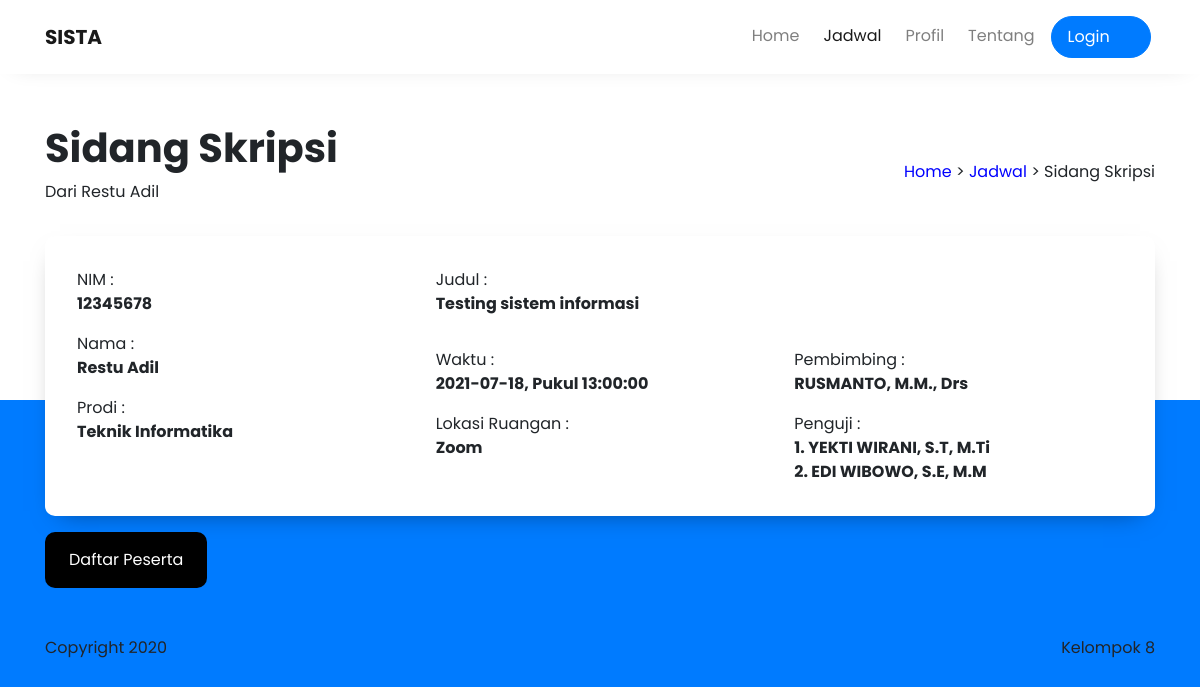
The app's page /jadwal/detail/16 with its own data.
### tables this page shows
CREATE TABLE `tbl_menu` (
  `id_menu` int NOT NULL,
  `parent_id` int NOT NULL DEFAULT '0',
  `menu_name` varchar(32) NOT NULL,
  `menu_link` text NOT NULL,
  `menu_icon` varchar(32) DEFAULT NULL
);

CREATE TABLE `seminar_ta` (
  `id` int NOT NULL,
  `semester` int DEFAULT NULL,
  `tanggal` date DEFAULT NULL,
  `jam` time DEFAULT NULL,
  `kategori_seminar_id` int NOT NULL,
  `nim` varchar(10) DEFAULT NULL,
  `nama_mahasiswa` varchar(45) DEFAULT NULL,
  `judul` text,
  `pembimbing_id` int NOT NULL,
  `penguji1_id` int DEFAULT NULL,
  `penguji2_id` int DEFAULT NULL,
  `nilai_pembimbing` double DEFAULT NULL,
  `nilai_penguji1` double DEFAULT NULL,
  `nilai_penguji2` double DEFAULT NULL,
  `lokasi` varchar(40) DEFAULT NULL,
  `nilai_akhir` double DEFAULT NULL
);

CREATE TABLE `kategori_seminar` (
  `id` int NOT NULL,
  `nama` varchar(45) DEFAULT NULL
);

CREATE TABLE `dosen` (
  `id` int NOT NULL,
  `nidn` varchar(10) DEFAULT NULL,
  `nama` varchar(45) DEFAULT NULL
);

### application/controllers/Jadwal.php (called while the page is built, shortened)
<?php
class Jadwal extends CI_Controller {
	function detail($id, $params = NULL){
		if($params == 'daftar') {
			$this->gatekeeper(current_url());
			$rules = [
				'nim' => 'required',
				'nama' => 'required'
			];
			if($this->auto_validation($this->input->post(), $rules) == TRUE) {
				$data = [
					'nim' => $this->input->post('nim'),
					'nama' => $this->input->post('nama'),
					'seminar_id' => $id,
				];
				$this->p_seminar_models->post_p_seminar($data);
				$this->state('Daftar Sukses!', 'Tinggal tunggu undangannya deh, ditunggu yaa.', 'sukses.svg', 201);
			}	else {
				$data['menu'] = $this->get_menu($this->session->userdata('user_role'));
				$data['pages'] = 'jadwal-daftar';
				$data['content'] = [
					'title' => 'Detail | SISTA - Sistem Informasi Seminar Tugas Akhir',
					'jadwal' => $this->seminar_models->get_seminar(['seminar_ta.id' => $id])->row()
				];
				$this->load->view('layouts/base', $data);
			}
		}	else {
			$data['menu'] = $this->get_menu($this->session->userdata('user_role'));
			$data['pages'] = 'jadwal-detail';
			$data['content'] = [
				'title' => 'Detail | SISTA - Sistem Informasi Seminar Tugas Akhir',
				'jadwal' => $this->seminar_models->get_seminar(['seminar_ta.id' => $id])->row()
			];
			$this->load->view('layouts/base', $data);
		}
	}
}

### index.php (called while the page is built, shortened)
<?php
require_once BASEPATH.'core/CodeIgniter.php';

### application/models/Menu_models.php (called while the page is built)
<?php
class Menu_models extends CI_Model {
	protected $menu = 'tbl_menu';
	protected $access_menu = 'tbl_menu_access';
	protected $role = 'tbl_role';
	function get_menu($role_id = NULL){
		$this->db->select("{$this->menu}.*")
		->from($this->access_menu)
		->join($this->menu, "{$this->menu}.id_menu = {$this->access_menu}.menu_id")
		->join($this->role, "{$this->role}.id_role = {$this->access_menu}.role_id")
		->where("{$this->menu}.parent_id =", "0");
		if($role_id != NULL){
			$this->db->where("{$this->access_menu}.role_id =", $role_id);
		} else {
			$this->db->where("{$this->access_menu}.role_id =", 2);
		}
		return $this->db->get();
	}
	function get_menu_access($where){
		$this->db->select("{$this->menu}.*")
		->from($this->access_menu)
		->join($this->menu, "{$this->menu}.id_menu = {$this->access_menu}.menu_id")
		->join($this->role, "{$this->role}.id_role = {$this->access_menu}.role_id")
		->where("{$this->menu}.parent_id =", "0");
		if($where != NULL){
			$this->db->where($where);
		}
		return $this->db->get();
	}
	function get_sub_menu($role_id = NULL){
		$this->db->select("{$this->menu}.*")
		->from($this->access_menu)
		->join($this->menu, "{$this->menu}.id_menu = {$this->access_menu}.menu_id")
		->join($this->role, "{$this->role}.id_role = {$this->access_menu}.role_id")
		->where("{$this->menu}.parent_id >", "0");
		if($role_id != NULL){
			$this->db->where("{$this->access_menu}.role_id =", $role_id);
		} else {
			$this->db->where("{$this->access_menu}.role_id =", 2);
		}
		return $this->db->get();
	}
}

### application/models/Seminar_models.php (called while the page is built, shortened)
<?php
class Seminar_models extends CI_Model{
	protected $seminar = 'seminar_ta';
	protected $kategori_s = 'kategori_seminar';
	protected $dosen = 'dosen';
	function get_seminar($where = []) {
		$this->db->select("{$this->seminar}.id AS seminar_id, {$this->seminar}.*, {$this->kategori_s}.id, {$this->kategori_s}.nama AS kategori_nama, {$this->dosen}.id, {$this->dosen}.nama AS dosen_nama, d1.nama AS dosen1_nama, d2.nama AS dosen2_nama")
		->from("{$this->seminar}")
		->join("{$this->kategori_s}", "{$this->kategori_s}.id = {$this->seminar}.kategori_seminar_id")
		->join("{$this->dosen}", "{$this->dosen}.id = {$this->seminar}.pembimbing_id")
		->join("{$this->dosen} as d1", "d1.id = {$this->seminar}.penguji1_id")
		->join("{$this->dosen} as d2", "d2.id = {$this->seminar}.penguji2_id");
		if($where != NULL) {
			$this->db->where($where);
		}
		return $this->db->get();
	}
}

### application/views/pages/jadwal-detail.php (the view)
<section class="pt-5">
  <div class="container">
    <header class="row mb-3 align-items-center">
      <div class="col-lg-6 item_left">
        <h1 class="text-bold"><?= $content['jadwal']->kategori_nama ?></h1>
        <p>Dari <?= $content['jadwal']->nama_mahasiswa ?></p>
      </div>
      <div class="col-lg-6 item_right">
        <div class="float-lg-right">
          <a href="#" style="color: blue;">Home</a> >
          <a href="#" style="color: blue;">Jadwal</a> >
          <?= $content['jadwal']->kategori_nama ?>
        </div>
      </div>
    </header>
    <div class="bg-white wrapper">
      <div class="wrapper__outer">
        <div class="box">
          <div class="row">
            <div class="col-md-4 mb-3">
              <p class="m-0">NIM :</p>
              <p class="text-bold"><?= $content['jadwal']->nim ?></p>
              <p class="m-0">Nama :</p>
              <p class="text-bold"><?= $content['jadwal']->nama_mahasiswa ?></p>
              <p class="m-0">Prodi :</p>
              <p class="text-bold">Teknik Informatika</p>
            </div>
            <div class="col-md-8">
              <div class="row">
                <div class="col mb-3">
                  <p class="m-0">Judul :</p>
                  <p class="text-bold"><?= $content['jadwal']->judul ?></p>
                </div>
              </div>
              <div class="row">
                <div class="col-6">
                  <p class="m-0">Waktu :</p>
                  <p class="text-bold"><?= "{$content['jadwal']->tanggal}, Pukul {$content['jadwal']->jam} " ?></p>
                  <p class="m-0">Lokasi Ruangan :</p>
                  <p class="text-bold"><?= $content['jadwal']->lokasi ?></p>
                </div>
                <div class="col-6">
                  <p class="m-0">Pembimbing :</p>
                  <p class="text-bold"><?= $content['jadwal']->dosen_nama ?></p>
                  <p class="m-0">Penguji :</p>
                  <p class="text-bold m-0">1. <?= $content['jadwal']->dosen1_nama ?></p>
									<p class="text-bold m-0">2. <?= $content['jadwal']->dosen2_nama ?></p>
                </div>
              </div>
            </div>
          </div>
        </div>
      </div>
    </div>
    <a href="<?= base_url("jadwal/detail/{$content['jadwal']->seminar_id}/daftar") ?>" class="btn btn-dark btn_black btn_mod mt-3">
      Daftar Peserta
    </a>
  </div>
</section>

### application/views/layouts/base.php (shortened to what this page needs)
<!DOCTYPE html>
<html lang="en">
<head>
	<?php $this->load->view("includes/style") ?>
</head>
<body>
	<?php if($this->session->userdata('user_role') == '1') {  ?>
		<?php $this->load->view("includes/navbar-dosen") ?>
		<!--
		Akan load view php yanga ada di
		folder views/pages sesuai dari
		variabel $pages ($data['pages'])
		pada controller
		-->
		<div class="ml-auto" style="width: 82%;">
			<?php $this->load->view("pages/$pages") ?>
			<footer class="py-5">
				<div class="container">
					<div class="row">
						<div class="col">
							<span>Copyright 2020</span>
							<span class="float-right">Kelompok 8</span>
						</div>
					</div>
				</div>
			</footer>
		</div>
	<?php } else { ?>
		<?php $this->load->view("includes/navbar") ?>
		<?php $this->load->view("pages/$pages") ?>
		<footer class="py-5">
			<div class="container">
				<div class="row">
					<div class="col">
						<span>Copyright 2020</span>
						<span class="float-right">Kelompok 8</span>
					</div>
				</div>
			</div>
		</footer>
	<?php } ?>
</body>
</html>

### application/views/includes/style.php (shortened to what this page needs)
<link rel="stylesheet" href="https://cdn.jsdelivr.net/npm/bootstrap@4.5.3/dist/css/bootstrap.min.css">
<link rel="stylesheet" href="https://cdn.datatables.net/1.10.22/css/dataTables.bootstrap4.min.css">
<link rel="stylesheet" href="https://pro.fontawesome.com/releases/v5.10.0/css/all.css">
<link rel="stylesheet" type="text/css" href="<?= $this->assets_sista('vendor/animate/animate.css') ?>">
<link rel="stylesheet" type="text/css" href="<?= $this->assets_sista('vendor/css-hamburgers/hamburgers.min.css') ?>">
<link rel="stylesheet" type="text/css" href="<?= $this->assets_sista('vendor/select2/select2.min.css') ?>">
<link rel="stylesheet" type="text/css" href="<?= $this->assets_sista('css/util.css') ?>">
<link rel="stylesheet" href="<?= $this->assets_sista('css/starter.css') ?>">
<link rel="stylesheet" href="<?= $this->assets_sista('css/style.css') ?>">

### application/views/includes/navbar.php (shortened to what this page needs)
<nav class="navbar navbar-expand-lg navbar-light bg-white fixed-top">
  <div class="container">
    <a class="navbar-brand text-bold" href="#">SISTA</a>
    <div class="collapse navbar-collapse" id="navbarNavAltMarkup">
      <div class="navbar-nav ml-auto">
			<?php foreach ($menu as $mn): ?>
				<?php if(count($mn->submenu)) { ?>
					<div class="dropdown">
						<a class="nav-link <?= ($this->uri->segment(1) == $mn->menu_link) ? 'active' : '' ?>" href="#" id="<?= $mn->menu_link ?>" data-toggle="dropdown" aria-expanded="false">
							<span><?= $mn->menu_name; ?> <i class="fas fa-fw fa-chevron-down" style="transform: scale(.75);"></i></span>
						</a>
						<div class="dropdown-menu" aria-labelledby="<?= $mn->menu_link ?>">
						<?php foreach ($mn->submenu as $sm): ?>
							<a class="dropdown-item <?= ($this->uri->segment(2) == $sm->menu_link) ? 'active' : '' ?>" href="<?= base_url("{$mn->menu_link}/{$sm->menu_link}") ?>"><?=  $sm->menu_name; ?></a>
						<?php endforeach; ?>
						</div>
					</div>
				<?php } else { ?>
					<a class="nav-link <?= ($this->uri->segment(1) == $mn->menu_link) ? 'active' : '' ?>" href="<?= base_url("{$mn->menu_link}") ?>"><?= $mn->menu_name; ?></a>
				<?php }; ?>
			<?php endforeach; ?>
			<a class="nav-link btn <?= $this->session->userdata('is_login') == TRUE ? 'btn-danger' : 'btn-primary' ?> px-3 text-white" style="border-radius: 100px;" href="<?= $this->session->userdata('is_login') == TRUE ? base_url('logout') : base_url('login') ?>"><?= $this->session->userdata('is_login') == TRUE ? 'Logout <i class="far fa-fw fa-sign-out">' : 'Login <i class="far fa-fw fa-sign-in">' ?> </i></a>
      </div>
    </div>
  </div>
</nav>

### assets/css/starter.css (style rules this page uses)
body { font-family: 'Poppins', sans-serif; font-size: 16px; background: #007bff; padding-top: 76px; }
body::before { content: ''; display: block; position: absolute; top: 0; left: 0; background: #ffffff; width: 100%; min-height: 400px; max-height: 65vh; z-index: -1; }
nav { padding: 1rem .5rem !important; -webkit-box-shadow: 0 4px 25px -15px rgba(0, 0, 0, 0.2); box-shadow: 0 4px 25px -15px rgba(0, 0, 0, 0.2); }
nav .nav-link { color: #171717; margin: 0 .25rem; }

### assets/css/style.css (style rules this page uses)
.text-bold { font-weight: bold; }
.wrapper { -webkit-box-shadow: 0 10px 25px -15px rgba(0, 0, 0, 0.5); box-shadow: 0 10px 25px -15px rgba(0, 0, 0, 0.5); border-radius: 10px; padding: 2rem 0; }
.wrapper .wrapper__outer { padding: 0 2rem; }
.btn_black { background: #000000; }
.btn_mod { padding: 16px 24px; border-radius: 10px; border: 0; }

### records on screen
tbl_menu: menu_name "Home"
tbl_menu: menu_name "Jadwal"
tbl_menu: menu_name "Profil"
tbl_menu: menu_name "Tentang"
seminar_ta: kategori_seminar.nama "Sidang Skripsi", nama_mahasiswa "Restu Adil", nim "12345678", judul "Testing sistem informasi", tanggal "2021-07-18", jam "13:00:00", lokasi "Zoom", pembimbing.nama "RUSMANTO, M.M., Drs", dosen.nama "YEKTI WIRANI, S.T, M.Ti", dosen.nama "EDI WIBOWO, S.E, M.M"
